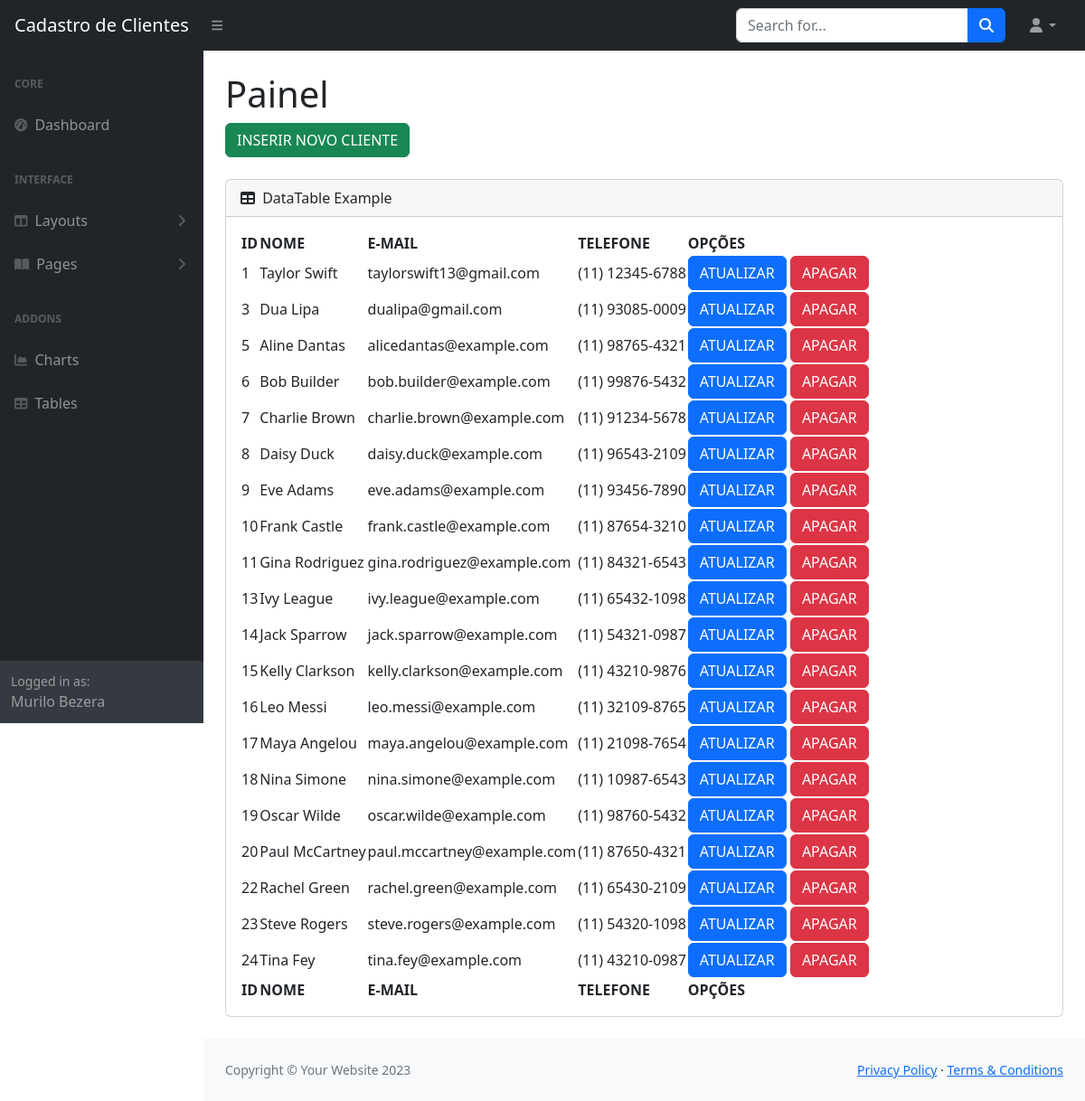
Screenshot of /painel/index.php (signed in) with the database file from the repository.
### tables this page shows
CREATE TABLE `clientes` (
  `id_cliente` int(11) NOT NULL,
  `nome_cliente` varchar(255) NOT NULL,
  `email_cliente` varchar(255) NOT NULL,
  `telefone` varchar(255) NOT NULL
);

### painel/index.php (the view, shortened to what this page needs)
<?php
    include 'conecta.php';
    include 'menu.php';
?>
            <div id="layoutSidenav_content">
                <main>
                    <div class="container-fluid px-4">
                        <h1 class="mt-4">Painel</h1>
                        <ol class="breadcrumb mb-4">
                            <li class="breadcrumb-item active">
                                <a class="btn btn-success" href="insere_cliente.php">INSERIR NOVO CLIENTE</a>
                            </li>
                        </ol>
                        <div class="card mb-4">
                            <div class="card-header">
                                <i class="fas fa-table me-1"></i>
                                DataTable Example
                            </div>
                            <div class="card-body">
                                <table id="datatablesSimple">
                                    <thead>
                                        <tr>
                                            <th>ID</th>
                                            <th>NOME</th>
                                            <th>E-MAIL</th>
                                            <th>TELEFONE</th>
                                            <th>OPÇÕES</th>
                                        </tr>
                                    </thead>
                                    <tfoot>
                                        <tr>
                                            <th>ID</th>
                                            <th>NOME</th>
                                            <th>E-MAIL</th>
                                            <th>TELEFONE</th>
                                            <th>OPÇÕES</th>
                                        </tr>
                                    </tfoot>
                                    <tbody>
                                    <?php
                                        $sql = "SELECT * FROM clientes";
                                        $consulta = $conexao->query($sql);
                                        while($dados = $consulta->fetch_assoc()){
                                            echo "<tr>";
                                            echo "<td>".$dados['id_cliente']."</td>";
                                            echo "<td>".$dados['nome_cliente']."</td>";
                                            echo "<td>".$dados['email_cliente']."</td>";
                                            echo "<td>".$dados['telefone']."</td>";
                                            echo "<td>
                                                <a class='btn btn-primary' href='atualiza_cliente.php?id=".$dados['id_cliente']."'>ATUALIZAR</a>
                                                <a class='btn btn-danger' href='processa_delete_cliente.php?id=".$dados['id_cliente']."'>APAGAR</a>
                                            </td>";
                                            echo "</tr>";
                                        }
                                    ?>
                                    </tbody>
                                </table>
                            </div>
                        </div>
                    </div>
                </main>
                <footer class="py-4 bg-light mt-auto">
                    <div class="container-fluid px-4">
                        <div class="d-flex align-items-center justify-content-between small">
                            <div class="text-muted">Copyright &copy; Your Website 2023</div>
                            <div>
                                <a href="#">Privacy Policy</a>
                                &middot;
                                <a href="#">Terms &amp; Conditions</a>
                            </div>
                        </div>
                    </div>
                </footer>
            </div>
        </div>
    </body>
</html>

### rows the page displays
clientes: id_cliente "1", nome_cliente "Taylor Swift", email_cliente "taylorswift13@gmail.com", telefone "(11) 12345-6788"
clientes: id_cliente "3", nome_cliente "Dua Lipa", email_cliente "dualipa@gmail.com", telefone "(11) 93085-0009"
clientes: id_cliente "5", nome_cliente "Aline Dantas", email_cliente "alicedantas@example.com", telefone "(11) 98765-4321"
clientes: id_cliente "6", nome_cliente "Bob Builder", email_cliente "bob.builder@example.com", telefone "(11) 99876-5432"
clientes: id_cliente "7", nome_cliente "Charlie Brown", email_cliente "charlie.brown@example.com", telefone "(11) 91234-5678"
clientes: id_cliente "8", nome_cliente "Daisy Duck", email_cliente "daisy.duck@example.com", telefone "(11) 96543-2109"
clientes: id_cliente "9", nome_cliente "Eve Adams", email_cliente "eve.adams@example.com", telefone "(11) 93456-7890"
clientes: id_cliente "10", nome_cliente "Frank Castle", email_cliente "frank.castle@example.com", telefone "(11) 87654-3210"
clientes: id_cliente "11", nome_cliente "Gina Rodriguez", email_cliente "gina.rodriguez@example.com", telefone "(11) 84321-6543"
clientes: id_cliente "13", nome_cliente "Ivy League", email_cliente "ivy.league@example.com", telefone "(11) 65432-1098"
clientes: id_cliente "14", nome_cliente "Jack Sparrow", email_cliente "jack.sparrow@example.com", telefone "(11) 54321-0987"
clientes: id_cliente "15", nome_cliente "Kelly Clarkson", email_cliente "kelly.clarkson@example.com", telefone "(11) 43210-9876"
clientes: id_cliente "16", nome_cliente "Leo Messi", email_cliente "leo.messi@example.com", telefone "(11) 32109-8765"
clientes: id_cliente "17", nome_cliente "Maya Angelou", email_cliente "maya.angelou@example.com", telefone "(11) 21098-7654"
clientes: id_cliente "18", nome_cliente "Nina Simone", email_cliente "nina.simone@example.com", telefone "(11) 10987-6543"
clientes: id_cliente "19", nome_cliente "Oscar Wilde", email_cliente "oscar.wilde@example.com", telefone "(11) 98760-5432"
clientes: id_cliente "20", nome_cliente "Paul McCartney", email_cliente "paul.mccartney@example.com", telefone "(11) 87650-4321"
clientes: id_cliente "22", nome_cliente "Rachel Green", email_cliente "rachel.green@example.com", telefone "(11) 65430-2109"
clientes: id_cliente "23", nome_cliente "Steve Rogers", email_cliente "steve.rogers@example.com", telefone "(11) 54320-1098"
clientes: id_cliente "24", nome_cliente "Tina Fey", email_cliente "tina.fey@example.com", telefone "(11) 43210-0987"

### other values shown
$_SESSION['nome'] "Murilo Bezera"
